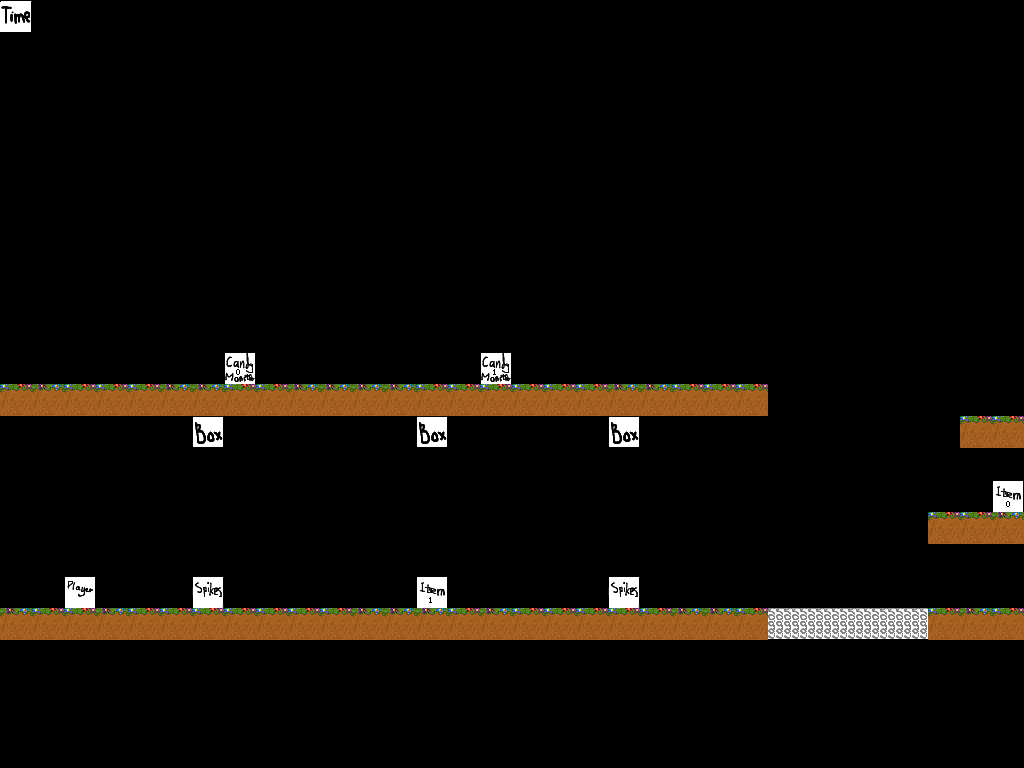

Rendered tile map (Tiled .tmx) drawn with the repository's tilesets; below, a short description and the map source with its tile grids summarised:
An orthogonal 32x24 tile map with 32x32 px tiles, 3 tile layers (solids, data, position), 2 tilesets.

<map version="1.0" orientation="orthogonal" width="32" height="24" tilewidth="32" tileheight="32">
 <tileset firstgid="1" name="position32x32" tilewidth="32" tileheight="32">
  <image source="position32x32.png" width="128" height="97" />
  <tile id="0">
   <properties>
    <property name="candyNumber" value="0" />
    <property name="property" value="candyMonster" />
   </properties>
  </tile>
  <tile id="1">
   <properties>
    <property name="candyNumber" value="0" />
    <property name="property" value="item" />
   </properties>
  </tile>
  <tile id="2">
   <properties>
    <property name="candyNumber" value="3" />
    <property name="property" value="candyMonster" />
   </properties>
  </tile>
  <tile id="3">
   <properties>
    <property name="candyNumber" value="3" />
    <property name="property" value="item" />
   </properties>
  </tile>
  <tile id="4">
   <properties>
    <property name="candyNumber" value="1" />
    <property name="property" value="candyMonster" />
   </properties>
  </tile>
  <tile id="5">
   <properties>
    <property name="candyNumber" value="1" />
    <property name="property" value="item" />
   </properties>
  </tile>
  <tile id="6">
   <properties>
    <property name="property" value="moveableBox" />
   </properties>
  </tile>
  <tile id="7">
   <properties>
    <property name="time" value="60" />
   </properties>
  </tile>
  <tile id="8">
   <properties>
    <property name="candyNumber" value="2" />
    <property name="property" value="candyMonster" />
   </properties>
  </tile>
  <tile id="9">
   <properties>
    <property name="candyNumber" value="2" />
    <property name="property" value="item" />
   </properties>
  </tile>
  <tile id="10">
   <properties>
    <property name="property" value="player" />
   </properties>
  </tile>
  <tile id="11">
   <properties>
    <property name="property" value="spikes" />
   </properties>
  </tile>
 </tileset>
 <tileset firstgid="13" name="nya rutor" tilewidth="32" tileheight="32">
  <image source="JosRutor32x32.png" width="128" height="256" />
  <tile id="0">
   <properties>
    <property name="property" value="solidGround" />
   </properties>
  </tile>
  <tile id="1">
   <properties>
    <property name="property" value="solidGround" />
   </properties>
  </tile>
  <tile id="3">
   <properties>
    <property name="property" value="solidGround" />
   </properties>
  </tile>
  <tile id="4">
   <properties>
    <property name="property" value="spring" />
   </properties>
  </tile>
  <tile id="5">
   <properties>
    <property name="ice" value="" />
   </properties>
  </tile>
  <tile id="8">
   <properties>
    <property name="property" value="iceSpring" />
   </properties>
  </tile>
  <tile id="15">
   <properties>
    <property name="property" value="solidGround" />
   </properties>
  </tile>
  <tile id="16">
   <properties>
    <property name="property" value="ice" />
   </properties>
  </tile>
  <tile id="17">
   <properties>
    <property name="property" value="solidGround" />
   </properties>
  </tile>
  <tile id="19">
   <properties>
    <property name="property" value="solidGround" />
   </properties>
  </tile>
  <tile id="20">
   <properties>
    <property name="property" value="ice" />
   </properties>
  </tile>
  <tile id="21">
   <properties>
    <property name="property" value="solidGround" />
   </properties>
  </tile>
  <tile id="23">
   <properties>
    <property name="property" value="solidGround" />
   </properties>
  </tile>
 </tileset>
 <layer name="solids" width="32" height="24">
  <data>[768 cells, 189 non-empty, 4 distinct tile ids]</data>
 </layer>
 <layer name="data" width="32" height="24">
  <data>[768 cells, 1 non-empty, 1 distinct tile ids]</data>
 </layer>
 <layer name="position" width="32" height="24">
  <data>[768 cells, 10 non-empty, 7 distinct tile ids]</data>
 </layer>
</map>